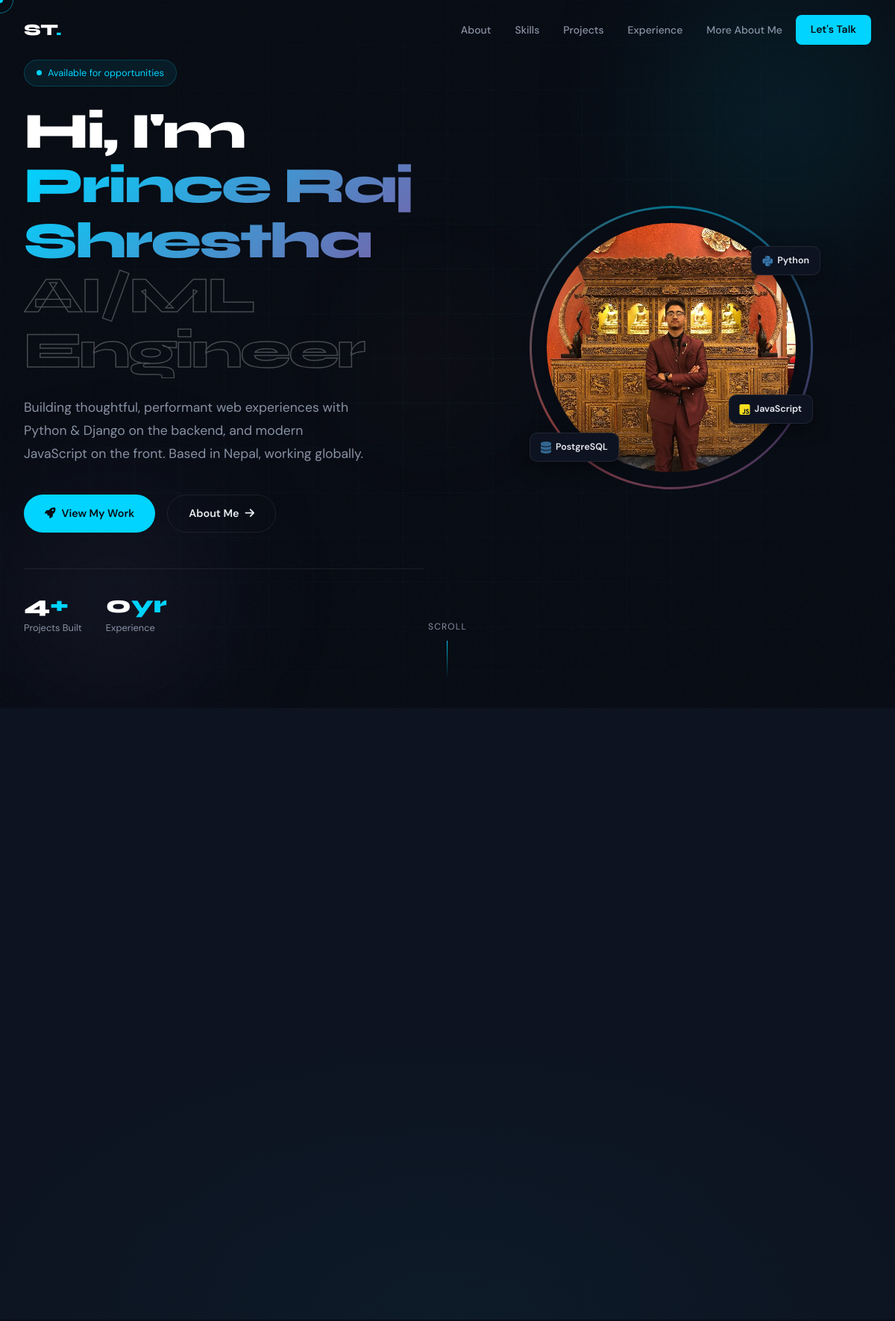
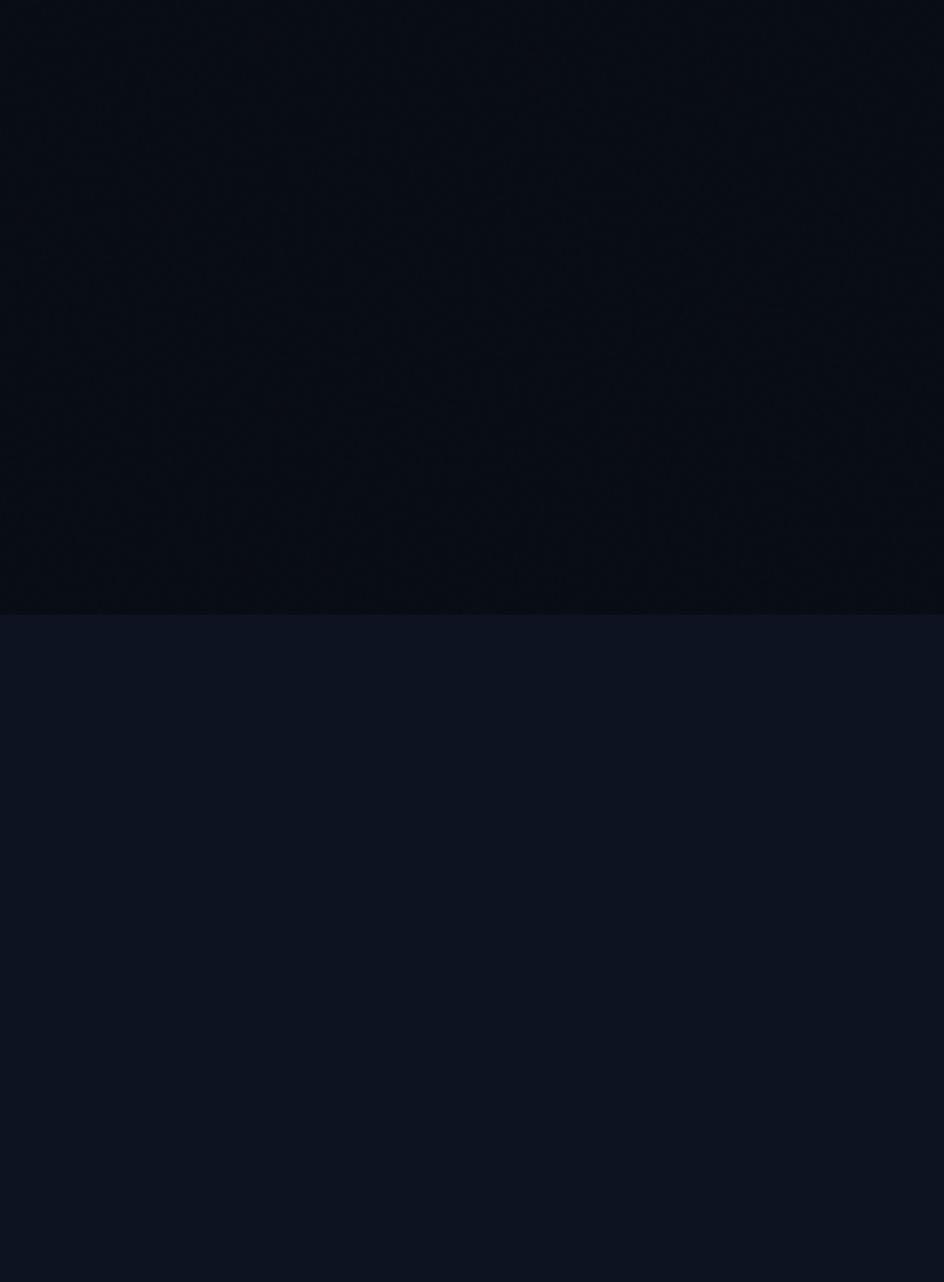
Page /index/ (signed in, upper part) on the committed database (2 pictures, top to bottom).
### portfolio/models.py (models this page shows)
class Profile(models.Model):
    name = models.CharField(max_length=50)
    tagline = models.TextField()
    location = models.CharField(max_length=50)
    birthday = models.DateField(null=True, blank=True)
    studies = models.CharField(max_length=100)
    gmail = models.CharField(max_length=50)
    job_title = models.CharField(max_length=100)
    github = models.CharField(max_length=100)
    linked_in = models.CharField(max_length=100)
    resume_pdf = models.FileField(upload_to='documents/', default='documents/default.pdf')
    about_short = models.TextField(blank=True, default=' ')
    about_long = models.TextField(blank=True, default=' ')
    about_long1 = models.TextField(blank=True, default=' ')
    about_long2 = models.TextField(blank=True, default=' ')
    avatar = models.ImageField(upload_to='images/', default='images/default.jpg')
    traits = models.ManyToManyField(Trait, related_name='profiles')
    values = models.ManyToManyField(Value, related_name='profiles')

class Stats(models.Model):
    projects = models.IntegerField(default=0)
    experience = models.IntegerField(default=0)

### portfolio/views.py (the view)
# urls.py: path('index/', views.index, name='index'),
def index(request):
    profile = Profile.objects.first()
    skill_categories = SkillCategory.objects.prefetch_related('skills')
    work_experiences = WorkExperience.objects.prefetch_related('skills')
    education = Education.objects.all()
    projects = Project.objects.all()
    tech_stack = ProjectTechStack.objects.all()
    skills = ["Python", "Django", "REST APIs", "PostgreSQL"]
    return render(request, "portfolio/index.html", {
        "skills": skills,
        "profile": profile,
        "skill_categories": skill_categories,
        "work_experiences": work_experiences,
        "education_list": education,
        "projects" : projects,
        "tech_stack" : tech_stack,
        "stats":Stats.objects.first()
    })

### portfolio/templates/portfolio/index.html (shortened to what this page needs)
{% extends "portfolio/base.html" %}
{% load static %}
{% block extra_head %}
  <link rel="stylesheet" href="{% static 'css/index.css' %}">
{% endblock %}
{% block content %}
<section id="hero">
  <div class="hero-orb hero-orb-1"></div>
  <div class="hero-orb hero-orb-2"></div>
  <div class="hero-orb hero-orb-3"></div>
  <div class="hero-content">
    <div class="hero-left">
      <div class="hero-badge">
        Available for opportunities
      </div>
      <h1 class="hero-title">
        <span class="line">Hi, I'm</span>
        <span class="line highlight">{{ profile.name|default:'Prince Shrestha' }}</span>
        <span class="line outline-text">Full-Stack Dev</span>
      </h1>
      <p class="hero-desc">
        {{ profile.tagline|default:"Full-Stack Dev" }}
      </p>
      <div class="hero-actions">
        <a href="#projects" class="btn btn-primary">
          <i class="fas fa-rocket"></i> View My Work
        </a>
        <a href="{% url 'about' %}" class="btn btn-outline">
          About Me <i class="fas fa-arrow-right"></i>
        </a>
      </div>
      <div class="hero-stats">
        <div class="stat-item">
          <div class="stat-number">{{ stats.projects|default:"2" }}<span>+</span></div>
          <div class="stat-label">Projects Built</div>
        </div>
        <div class="stat-item">
          <div class="stat-number">{{ stats.experience|default:"0" }}<span>yr</span></div>
          <div class="stat-label">Experience</div>
        </div>
      </div>
    </div>
    <div class="hero-right">
      <div class="hero-avatar-wrap">
        <div class="avatar-img">
          {% if profile.avatar %}
            <img src="{{ profile.avatar.url }}" alt="{{ profile.name }}" />
          {% else %}
            <i class="fas fa-user"></i>
          {% endif %}
        </div>
        <div class="float-badge float-badge-1">
          <i class="fab fa-python" style="color:#3776ab"></i> Python
        </div>
        <div class="float-badge float-badge-2">
          <i class="fab fa-js-square" style="color:#f7df1e"></i> JavaScript
        </div>
        <div class="float-badge float-badge-3">
          <i class="fas fa-database" style="color:#336791"></i> PostgreSQL
        </div>
      </div>
    </div>
  </div>
  <div class="scroll-hint">
    <span>Scroll</span>
  </div>
</section>
<section id="about">
  <div class="container">
    <div class="about-grid">
      <div class="about-text">
      </div>
    </div>
  </div>
</section>
<section id="skills">
  <div class="container">
    <div class="skills-grid">
    </div>
  </div>
</section>
<section id="projects">
  <div class="container">
    <div class="projects-header">
    </div>
    <div class="projects-grid" id="projectsGrid">
    </div>
  </div>
</section>
{% endblock %}

### portfolio/static/css/base.css (style rules this page uses)
:root { --bg: #080c14; --bg2: #0d1320; --bg3: #111827; --surface: rgba(255,255,255,0.04); --border: rgba(255,255,255,0.08); --accent: #00d4ff; --accent2: #7b5ea7; --accent3: #ff6b6b; --text: #e8eaf0; --muted: #8892a4; --white: #ffffff; --font-display: 'Syne', sans-serif; --font-body: 'DM Sans', sans-serif; --radius: 12px; --radius-lg:20px; --glow: 0 0 40px rgba(0,212,255,0.15); --transition: 0.35s cubic-bezier(0.4,0,0.2,1); }
*, *::before, *::after { margin:0; padding:0; box-sizing:border-box; }
html { scroll-behavior: smooth; cursor: none; }
body { font-family: var(--font-body); background: var(--bg); color: var(--text); overflow-x: hidden; line-height: 1.7; }
a { color: inherit; text-decoration: none; }
img { max-width: 100%; display: block; }
body::before { content: ''; position: fixed; inset: 0; pointer-events: none; z-index: 0; opacity: 0.4; }
.container { max-width: 1200px; margin: 0 auto; padding: 0 2rem; }
section { padding: 6rem 0; }
.btn { display: inline-flex; align-items: center; gap: 0.5rem; padding: 0.75rem 1.75rem; border-radius: 50px; font-family: var(--font-body); font-size: 0.9rem; font-weight: 600; cursor: pointer; border: none; transition: var(--transition); text-decoration: none; }
.btn-primary { background: var(--accent); color: var(--bg); }
.btn-outline { background: transparent; border: 1px solid var(--border); color: var(--text); }

### rows in the picture
Profile: name "Prince Raj Shrestha", tagline "Building thoughtful, performant web experiences with Python & Django on the backend, and modern JavaScript on the front. Based in Nepal, working globally.", avatar (picture)
Stats: projects "4", experience "0"
